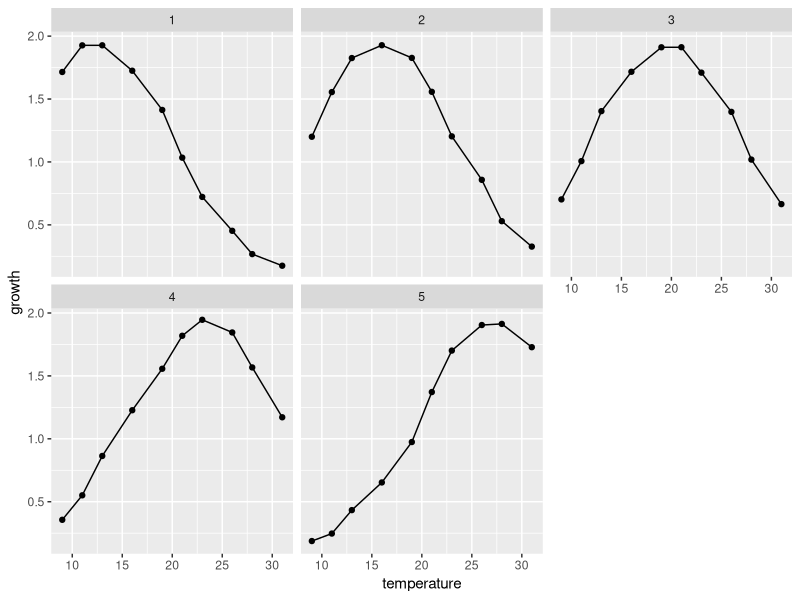

The R script that drew this image: (Note: this script raises an error after producing the figure.)
library(tidyverse)
library(vegan)
library(cowplot)


tpcs <- read_csv("toy_data/tpc_datasets.csv")
tpcs <- read_csv("toy_data/tpc_datasets_4.csv") %>% 
	rename(growth = growth_rate) %>% 
	select(-temperature) %>% 
	rename(temperature = temp_approx)


tpcs %>% 
	ggplot(aes(x = temperature, y = growth, group = species)) + geom_point() + geom_line() +
	facet_wrap( ~ species)

tpc_wide <- tpcs %>% 
	spread(key = temperature, value = growth, 2:3) %>% 
	select(-species)


tpc_temps <- unique(tpcs$temperature)

pca <- rda(tpc_wide, scale=TRUE)

summary(pca)
biplot(pca, display = c("sites", 
												"species"),
			 type = c("text",
			 				 "points"))


loadings <- scores(pca,choices=c(1,2))

loadings[1]
loadings[2]

pcs <- as_data_frame((loadings[["species"]]))
# pc1 <- as_data_frame((loadings[["species"]]))

pc1 <- pcs %>% 
	mutate(temperature = tpc_temps) 


pc1 %>% 
	ggplot(aes(x = temperature, y = PC1)) + geom_point() +
	xlim(0, 40) + geom_smooth()

pc1 %>% 
	ggplot(aes(x = temperature, y = PC1)) + geom_point() +
	xlim(0, 40) + geom_line() 


cleanplot.pca(pca)

screeplot(pca, bstick=TRUE)
ev <- pca$CA$eig
abline(h=mean(ev))


pca2 <- princomp(tpc_wide[2:5], cor=FALSE, scores=TRUE)
vare.edist <- vegdist(tpc_wide, method="euclidean")
pcoa <- cmdscale(vare.edist, eig=TRUE)

## Comparing the scores
pca2$scores[,1]
pcoa$points[,1]
